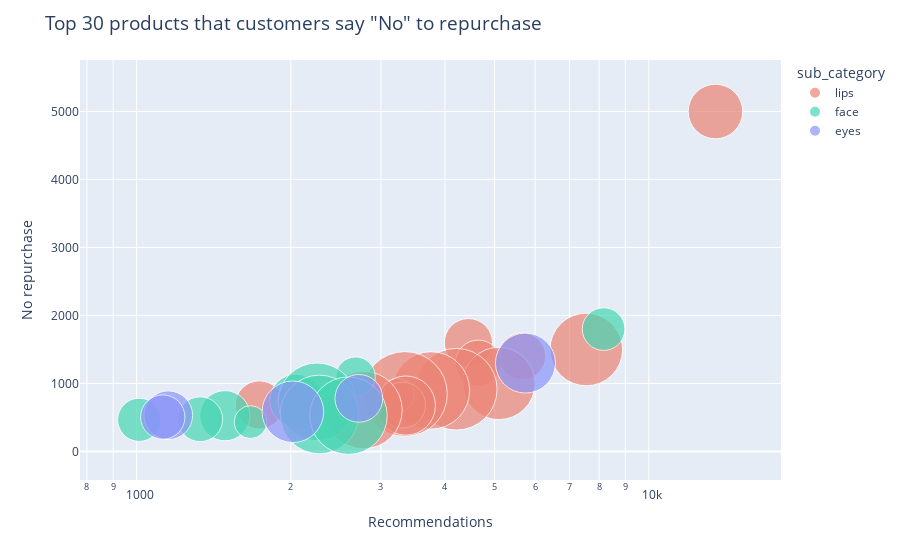

The cell this chart's notebook holds for it:
### Markdown cell above
Furthermore, the graph above shows us a good sign. The higher recommendation on the product page, the more customer buy that product again. It is proven with the high positive  pearson correlation score of "number of repurchases" and "number of recommendations"
- N.B. : Bigger circle means more expensive product

### Code cell
import plotly.express as px
df1 = df.copy()
df1['no_repurchase'] = df1.repurchase_no+df1.repurchase_maybe
fig = px.scatter(df1.dropna().sort_values('repurchase_maybe',ascending=False).head(30), y="repurchase_maybe", x="number_of_recommendations",
         size="price", color='sub_category',color_discrete_sequence=['#EC8374','#46D6B3','#8A94F9'],hover_name='product_name',
                  log_x=True, size_max=60)

fig.update_layout(yaxis_title='No repurchase',
                  xaxis_title='Recommendations',
                  title='Top 30 products that customers say "No" to repurchase',
                  title_font_size = 19
                 )
fig.show()
print('Correlation score (No repurchase and Recommendation) :',df1.corr()['no_repurchase']['number_of_recommendations'])
print('Correlation score (No repurchase and Price)          :',df1.corr()['no_repurchase']['price'])

### Figure 1 — Plotly figure (JSON) as saved in the notebook; plotly's stock layout.template omitted (floating-point values rounded to 4 significant figures)
{"data": [{"hovertemplate": "<b>%{hovertext}</b><br><br>sub_category=lips<br>number_of_recommendations=%{x}<br>repurchase_maybe=%{y}<br>price=%{marker.size}<extra></extra>", "hovertext": ["Exclusive Matte Lip Cream", "Intense Matte Lipstick", "Intense Matte Lip Cream", "Magic Potion", "Everyday Cheek and Lip Tint", "Perfect Matte Lip Coat", "Lip Coat", "Superstay Matte Ink", "Liquid Lipstik Matte Rouge Signature Make Up", "Lip Care", "Longlasting Lipstick", "Creamytint", "Colorfit Velvet Matte Lip Mousse", "Lip Cheek Eye Colour", "Superstay Matte Ink Un-Nude Liquid Lipstick"], "legendgroup": "lips", "marker": {"color": "#EC8374", "size": [62000, 48500, 110000, 46000, 44000, 109000, 139000, 125000, 150000, 23000, 48500, 44000, 73000, 45900, 125000], "sizemode": "area", "sizeref": 41.67, "symbol": "circle"}, "mode": "markers", "name": "lips", "orientation": "v", "showlegend": true, "type": "scatter", "x": [13494, 4445, 7549, 5660, 4647, 5097, 4208, 3756, 3340, 3232, 1737, 3306, 3355, 2076, 2773], "xaxis": "x", "y": [5000, 1600, 1500, 1400, 1300, 1000, 915, 898, 845, 826, 684, 682, 675, 667, 609], "yaxis": "y"}, {"hovertemplate": "<b>%{hovertext}</b><br><br>sub_category=face<br>number_of_recommendations=%{x}<br>repurchase_maybe=%{y}<br>price=%{marker.size}<extra></extra>", "hovertext": ["Cheeklit Pressed Blush", "Lightening BB Cream", "Lightening Two Way Cake Extra Cover 10 gr", "Bare With Me Mineral Cushion", "Silky Smooth Translucent Powder", "City Chic CC Cake", "Make It Glow Dewy Cushion", "Everyday Luminous Face Powder", "Everyday Luminous Liquid Foundation", "Bright Stuff Loose Powder"], "legendgroup": "face", "marker": {"color": "#46D6B3", "size": [38000, 32500, 58000, 126000, 129000, 52500, 125000, 42000, 39000, 22500], "sizemode": "area", "sizeref": 41.67, "symbol": "circle"}, "mode": "markers", "name": "face", "orientation": "v", "showlegend": true, "type": "scatter", "x": [8162, 2676, 2049, 2251, 2275, 1487, 2592, 1331, 1012, 1669], "xaxis": "x", "y": [1800, 1100, 750, 730, 544, 526, 526, 474, 466, 432], "yaxis": "y"}, {"hovertemplate": "<b>%{hovertext}</b><br><br>sub_category=eyes<br>number_of_recommendations=%{x}<br>repurchase_maybe=%{y}<br>price=%{marker.size}<extra></extra>", "hovertext": ["Volum Express Hyper Curl Mascara", "EyeXpert Eyeshadow Nude", "Optimum Hi-Black Liner", "EyeXpert Aqua Lash Mascara", "EyeXpert Staylast Liquid Eyeliner"], "legendgroup": "eyes", "marker": {"color": "#8A94F9", "size": [75000, 47500, 79000, 49500, 41000], "sizemode": "area", "sizeref": 41.67, "symbol": "circle"}, "mode": "markers", "name": "eyes", "orientation": "v", "showlegend": true, "type": "scatter", "x": [5744, 2716, 2019, 1153, 1125], "xaxis": "x", "y": [1300, 781, 584, 533, 506], "yaxis": "y"}], "layout": {"autosize": true, "legend": {"itemsizing": "constant", "title": {"text": "sub_category"}, "tracegroupgap": 0}, "margin": {"t": 60}, "title": {"font": {"size": 19}, "text": "Top 30 products that customers say \"No\" to repurchase"}, "xaxis": {"anchor": "y", "autorange": true, "domain": [0, 1], "range": [2.91, 4.233], "title": {"text": "Recommendations"}, "type": "log"}, "yaxis": {"anchor": "x", "autorange": true, "domain": [0, 1], "range": [-1440.0, 6497.0], "title": {"text": "No repurchase"}, "type": "linear"}}}
